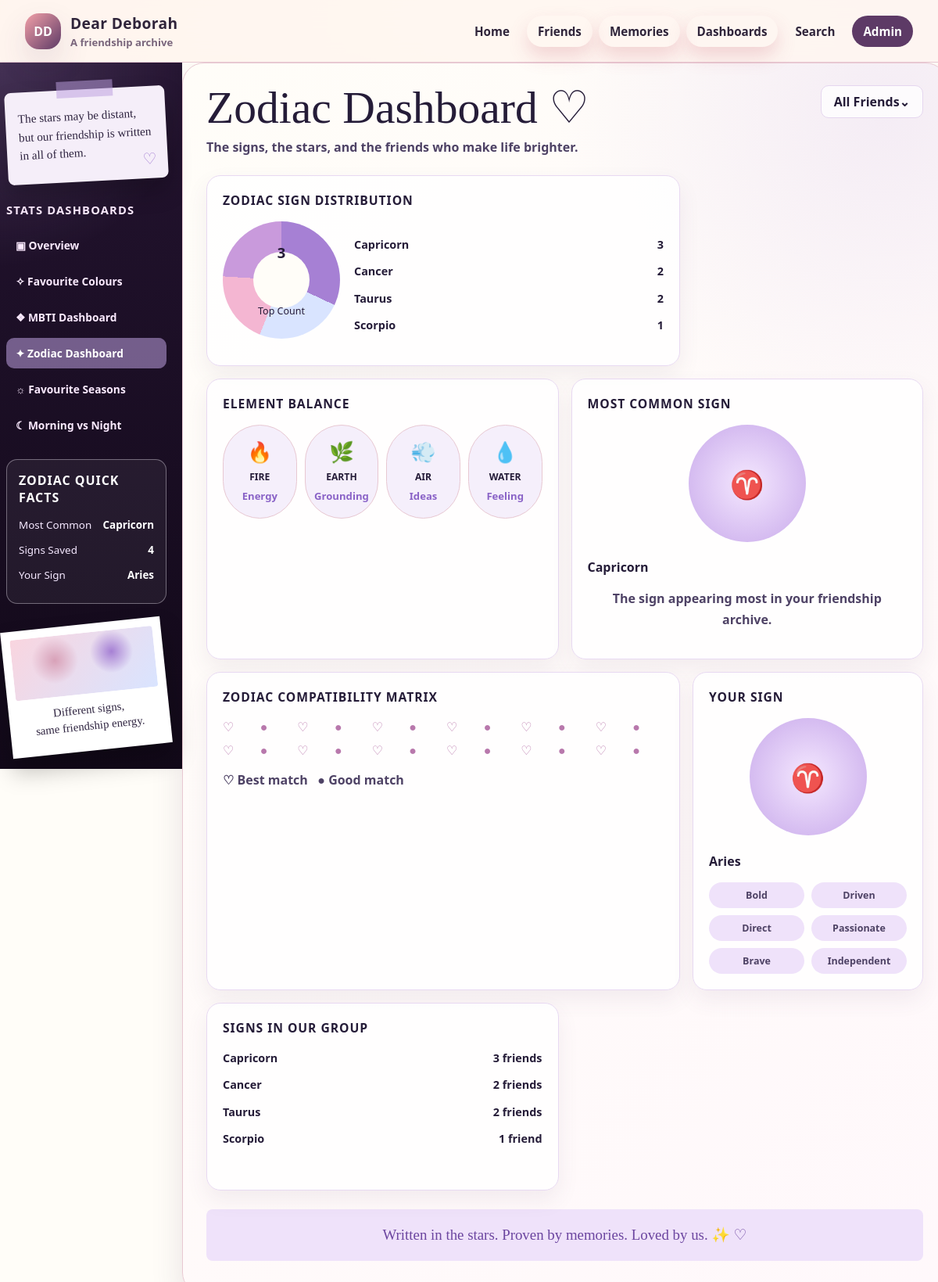
Page /zodiac/ on the committed database.
### friends/models.py (models this page shows, shortened)
class Friend(models.Model):
    TIER_CHOICES = [
        ("inner_circle", "Inner Circle"),
        ("friend", "Friend"),
        ("archive", "Archive"),
    ]
    MBTI_CHOICES = [
        ("", "Unknown / Not added"),
        ("INTJ", "INTJ"),
        ("INTP", "INTP"),
        ("ENTJ", "ENTJ"),
        ("ENTP", "ENTP"),
        ("INFJ", "INFJ"),
        ("INFP", "INFP"),
        ("ENFJ", "ENFJ"),
        ("ENFP", "ENFP"),
        ("ISTJ", "ISTJ"),
        ("ISFJ", "ISFJ"),
        ("ESTJ", "ESTJ"),
        ("ESFJ", "ESFJ"),
        ("ISTP", "ISTP"),
        ("ISFP", "ISFP"),
        ("ESTP", "ESTP"),
        ("ESFP", "ESFP"),
    ]
    ZODIAC_CHOICES = [
        ("", "Unknown / Not added"),
        ("Aries", "Aries"),
        ("Taurus", "Taurus"),
        ("Gemini", "Gemini"),
        ("Cancer", "Cancer"),
        ("Leo", "Leo"),
        ("Virgo", "Virgo"),
        ("Libra", "Libra"),
        ("Scorpio", "Scorpio"),
        ("Sagittarius", "Sagittarius"),
        ("Capricorn", "Capricorn"),
        ("Aquarius", "Aquarius"),
        ("Pisces", "Pisces"),
    ]
    MORNING_NIGHT_CHOICES = [
        ("", "Unknown / Not added"),
        ("morning", "Morning person"),
        ("night", "Night person"),
        ("both", "Both"),
        ("neither", "Neither"),
    ]
    SOURCE_CHOICES = [
        ("manual", "Manual entry"),
        ("google_form", "Google Form"),
        ("spreadsheet", "Spreadsheet"),
        ("other", "Other"),
    ]
    first_name = models.CharField(max_length=80)
    last_name = models.CharField(max_length=80, blank=True)
    nickname = models.CharField(max_length=80, blank=True)
    profile_picture = models.ImageField(
        upload_to="friend_profiles/",
        blank=True,
        null=True,
    )
    birthday = models.DateField(blank=True, null=True)
    how_we_met = models.TextField(blank=True)
    connection_group = models.ForeignKey(
        ConnectionGroup,
        on_delete=models.SET_NULL,
        blank=True,
        null=True,
        related_name="friends",
    )
    tier = models.CharField(max_length=30, choices=TIER_CHOICES, default="friend")
    favourite_colour = models.CharField(max_length=80, blank=True)
    favourite_food = models.CharField(max_length=120, blank=True)
    favourite_restaurant = models.CharField(max_length=120, blank=True)
    favourite_alcoholic_drink = models.CharField(max_length=120, blank=True)
    favourite_season = models.CharField(max_length=80, blank=True)
    morning_or_night = models.CharField(
        max_length=20,
        choices=MORNING_NIGHT_CHOICES,
        blank=True,
    )
    mbti = models.CharField(max_length=10, choices=MBTI_CHOICES, blank=True)
    zodiac = models.CharField(max_length=20, choices=ZODIAC_CHOICES, blank=True)
    hobbies = models.TextField(blank=True)
    sports_team = models.CharField(max_length=120, blank=True)
    notes = models.TextField(blank=True)
    data_source = models.CharField(max_length=30, choices=SOURCE_CHOICES, default="manual")
    created_at = models.DateTimeField(auto_now_add=True)
    updated_at = models.DateTimeField(auto_now=True)
    class Meta:
        ordering = ["first_name", "last_name"]

### friends/views.py (the view)
# urls.py: path("zodiac/", views.zodiac_dashboard, name="zodiac_dashboard"),
def zodiac_dashboard(request):
    zodiac_counts = list(
        Friend.objects.exclude(zodiac="")
        .values("zodiac")
        .annotate(total=Count("id"))
        .order_by("-total", "zodiac")
    )
    most_common = zodiac_counts[0]["zodiac"] if zodiac_counts else "Not enough data yet"
    context = {
        "zodiac_counts": zodiac_counts,
        "most_common": most_common,
    }
    return render(request, "friends/zodiac_dashboard.html", context)

### templates/friends/zodiac_dashboard.html (shortened to what this page needs)
{% extends "base.html" %}
{% block content %}
<div class="analytics-layout">
    <aside class="analytics-sidebar">
        <div class="paper-note">
            <p>The stars may be distant,<br>but our friendship is written<br>in all of them.</p>
            <span>♡</span>
        </div>
        <h3>Stats Dashboards</h3>
        <nav class="analytics-nav">
            <a href="{% url 'friends:statistics' %}">▣ Overview</a>
            <a href="{% url 'friends:statistics' %}#colours">✧ Favourite Colours</a>
            <a href="{% url 'friends:mbti_dashboard' %}">❖ MBTI Dashboard</a>
            <a class="active" href="{% url 'friends:zodiac_dashboard' %}">✦ Zodiac Dashboard</a>
            <a href="{% url 'friends:statistics' %}#seasons">☼ Favourite Seasons</a>
            <a href="{% url 'friends:statistics' %}#morning-night">☾ Morning vs Night</a>
        </nav>
        <div class="analytics-facts">
            <h4>Zodiac Quick Facts</h4>
            <p><span>Most Common</span><strong>{{ most_common }}</strong></p>
            <p><span>Signs Saved</span><strong>{{ zodiac_counts|length }}</strong></p>
            <p><span>Your Sign</span><strong>Aries</strong></p>
        </div>
        <div class="sidebar-polaroid-fake">
            <div></div>
            <p>Different signs,<br>same friendship energy.</p>
        </div>
    </aside>
    <section class="analytics-main">
        <div class="analytics-title-row">
            <div>
                <h2>Zodiac Dashboard ♡</h2>
                <p>The signs, the stars, and the friends who make life brighter.</p>
            </div>
            <div class="mock-filter-pill">All Friends⌄</div>
        </div>
        <div class="analytics-grid zodiac-grid-fixed">
            <section class="analytics-panel wide-panel">
                <h3>Zodiac Sign Distribution</h3>
                {% if zodiac_counts %}
                    <div class="zodiac-distribution-layout">
                        <div class="fake-donut-chart">
                            <strong>{{ zodiac_counts.0.total }}</strong>
                            <span>Top Count</span>
                        </div>
                        <div class="compact-stat-list">
                            {% for row in zodiac_counts %}
                                <p>
                                    <span>{{ row.zodiac }}</span>
                                    <strong>{{ row.total }}</strong>
                                </p>
                            {% endfor %}
                        </div>
                    </div>
                {% else %}
                    <p class="empty-state">No zodiac data added yet.</p>
                {% endif %}
            </section>
            <section class="analytics-panel">
                <h3>Element Balance</h3>
                <div class="element-grid-fixed">
                    <article><span>🔥</span><strong>Fire</strong><p>Energy</p></article>
                    <article><span>🌿</span><strong>Earth</strong><p>Grounding</p></article>
                    <article><span>💨</span><strong>Air</strong><p>Ideas</p></article>
                    <article><span>💧</span><strong>Water</strong><p>Feeling</p></article>
                </div>
            </section>
            <section class="analytics-panel">
                <h3>Most Common Sign</h3>
                <div class="sign-bubble">♈</div>
                <h4>{{ most_common }}</h4>
                <p class="center-text">The sign appearing most in your friendship archive.</p>
            </section>
            <section class="analytics-panel wide-panel">
                <h3>Zodiac Compatibility Matrix</h3>
                <div class="small-matrix">
                    {% for row in zodiac_counts %}
                        <span>♡</span><span>●</span><span>♡</span><span>●</span><span>♡</span><span>●</span>
                    {% empty %}
                        <p>No signs added yet.</p>
                    {% endfor %}
                </div>
                <p class="matrix-key">♡ Best match &nbsp; ● Good match</p>
            </section>
            <section class="analytics-panel your-type-panel">
                <h3>Your Sign</h3>
                <div class="sign-bubble">♈</div>
                <h4>Aries</h4>
                <div class="trait-grid">
                    <span>Bold</span>
                    <span>Driven</span>
                    <span>Direct</span>
                    <span>Passionate</span>
                    <span>Brave</span>
                    <span>Independent</span>
                </div>
            </section>
            <section class="analytics-panel">
                <h3>Signs In Our Group</h3>
                {% if zodiac_counts %}
                    <div class="compact-stat-list">
                        {% for row in zodiac_counts %}
                            <p>
                                <span>{{ row.zodiac }}</span>
                                <strong>{{ row.total }} friend{{ row.total|pluralize }}</strong>
                            </p>
                        {% endfor %}
                    </div>
                {% else %}
                    <p class="empty-state">No signs in group yet.</p>
                {% endif %}
            </section>
        </div>
        <div class="analytics-footer-note">
            <p>Written in the stars. Proven by memories. Loved by us. ✨ ♡</p>
        </div>
    </section>
</div>
{% endblock %}

### rows in the picture
Friend: zodiac "Cancer", total "2"
Friend: zodiac "Taurus", total "2"
Friend: zodiac "Scorpio", total "1"

### other values in the picture
{{ most_common }} "Capricorn"
{{ zodiac_counts|length }} "4"
{{ zodiac_counts.0.total }} "3"
{{ row.zodiac }} "Capricorn"
{{ row.total }} "3"
{{ row.zodiac }} "Capricorn" "Cancer" "Taurus" "Scorpio"
{{ row.total }} "3" "2" "2" "1"
